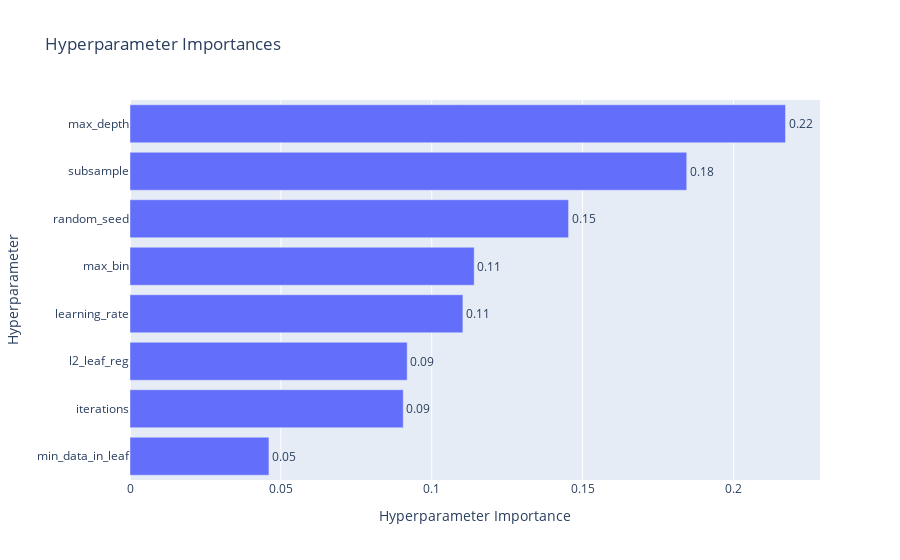

Notebook source saved alongside this figure:
### Code cell
plot_param_importances(study)

### Figure 1 — Plotly figure (JSON) as saved in the notebook; plotly's stock layout.template omitted (floating-point values rounded to 4 significant figures)
{"data": [{"cliponaxis": false, "hovertemplate": ["min_data_in_leaf (IntDistribution): 0.04604716896445992<extra></extra>", "iterations (IntDistribution): 0.09055739529624093<extra></extra>", "l2_leaf_reg (FloatDistribution): 0.09187166802594492<extra></extra>", "learning_rate (FloatDistribution): 0.1103337543813298<extra></extra>", "max_bin (IntDistribution): 0.11407255447947036<extra></extra>", "random_seed (IntDistribution): 0.14535166377511602<extra></extra>", "subsample (FloatDistribution): 0.18452072012027748<extra></extra>", "max_depth (IntDistribution): 0.2172450749571606<extra></extra>"], "name": "Objective Value", "orientation": "h", "text": ["0.05", "0.09", "0.09", "0.11", "0.11", "0.15", "0.18", "0.22"], "textposition": "outside", "type": "bar", "x": [0.04605, 0.09056, 0.09187, 0.1103, 0.1141, 0.1454, 0.1845, 0.2172], "y": ["min_data_in_leaf", "iterations", "l2_leaf_reg", "learning_rate", "max_bin", "random_seed", "subsample", "max_depth"]}], "layout": {"title": {"text": "Hyperparameter Importances"}, "xaxis": {"title": {"text": "Hyperparameter Importance"}}, "yaxis": {"title": {"text": "Hyperparameter"}}}}
